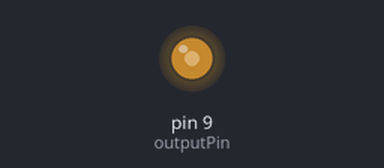
Simulated run of this sketch. Board: Arduino Uno, built with avr-gcc and run on an emulated ATmega328P. On the bench: output pins drawn as LEDs (lit = HIGH). What the sketch prints to the serial monitor is not drawn.

Above: at 0.1 s.
Timing chart, 0 to 1.6 s (numbered marks = the images above):
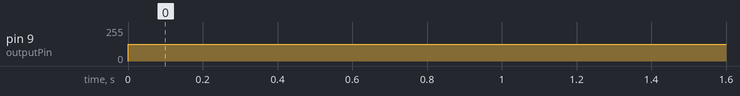

Measured:
- by itself, pin 9 (outputPin): 0/255 → 127/255 at 0.00 s

The sketch:

main.ino
```cpp
const int outputPin = 9;  // Output pin for PWM
const int resolution = 8; // Resolution of the PWM (8-bit)

const int numSamples = 3600;   // Number of samples for the WAV file
const float sampleRate = 44100; // Sample rate of the WAV file (Hz)


void setup() {
  // Set the output pin as output
  pinMode(outputPin, OUTPUT);

  // Initialize the serial communication
  Serial.begin(9600);
}

void loop() {
      int audioSamples[numSamples];
  // Generate a sine wave with varying duty cycle
  for (int i = 0; i < 360; i++) {
    // Calculate the duty cycle based on the sine function
    int dutyCycle = map(sin(radians(i)), -1, 1, 0, 255);

    // Generate the PWM signal
    analogWrite(outputPin, dutyCycle);

    // Send the duty cycle over the serial port
    Serial.println(dutyCycle);

    // Delay between each step to control the frequency
    audioSamples[i] = dutyCycle;

    // Delay between each step to control the frequency
    delayMicroseconds(1000000 / sampleRate);
  }

    delay(5000);
}
```
